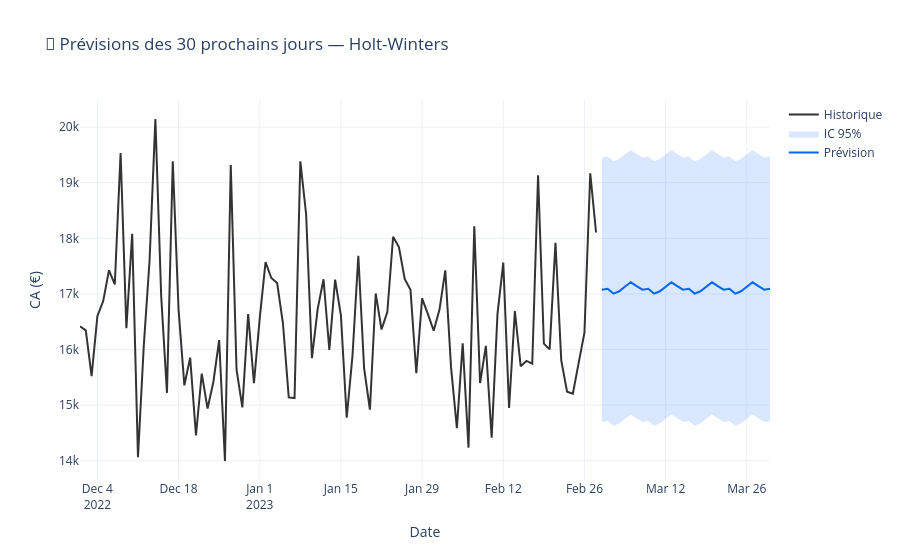

The notebook cell saved with this chart:
### Code cell
# Visualisation complète
fig = go.Figure()

# Historique (derniers 90 jours)
recent = df_daily.tail(90)
fig.add_trace(go.Scatter(
    x=recent['date'], y=recent['ca'],
    name='Historique', line=dict(color='#333')
))

# Intervalle de confiance
fig.add_trace(go.Scatter(
    x=pd.concat([df_future['date'], df_future['date'][::-1]]),
    y=pd.concat([df_future['upper'], df_future['lower'][::-1]]),
    fill='toself',
    fillcolor='rgba(0, 100, 255, 0.15)',
    line=dict(color='rgba(255,255,255,0)'),
    name='IC 95%'
))

# Prévisions
fig.add_trace(go.Scatter(
    x=df_future['date'], y=df_future['ca_predicted'],
    name='Prévision', line=dict(color='#0066FF', width=2)
))

# Ligne de séparation
#fig.add_vline(x=last_date, line_dash="dash", line_color="red", annotation_text="Début prévisions")

fig.update_layout(
    title='🔮 Prévisions des 30 prochains jours — Holt-Winters',
    xaxis_title='Date',
    yaxis_title='CA (€)',
    template='plotly_white',
    hovermode='x unified'
)
fig.show()
